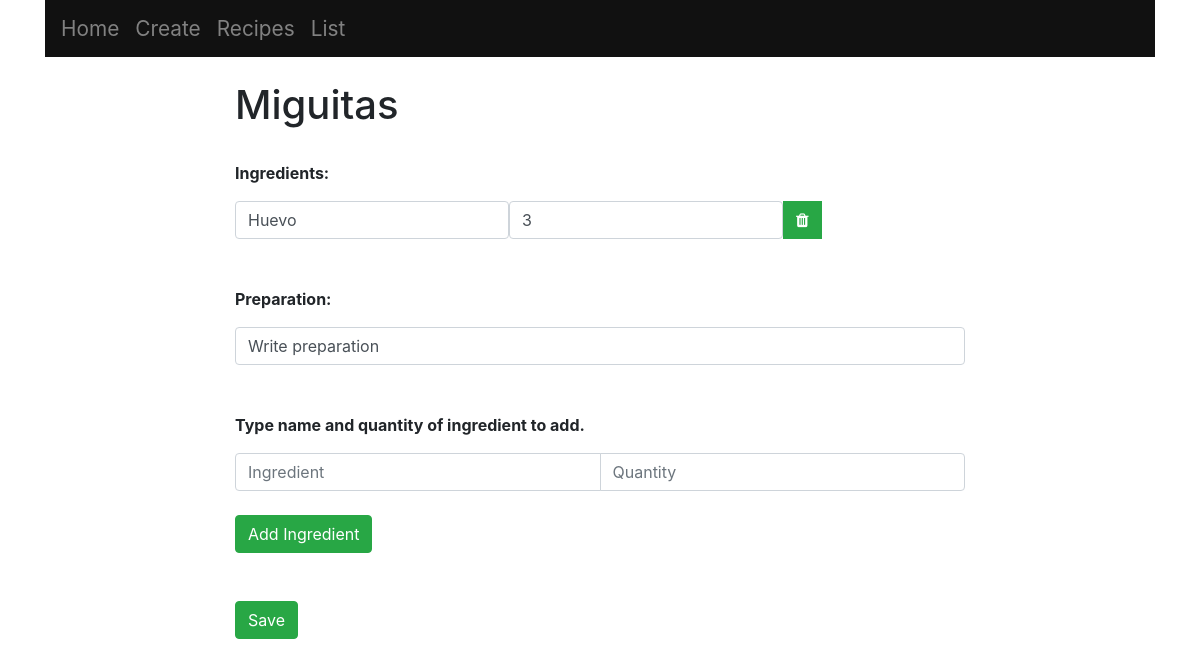
Page /2 on the earlier database version.
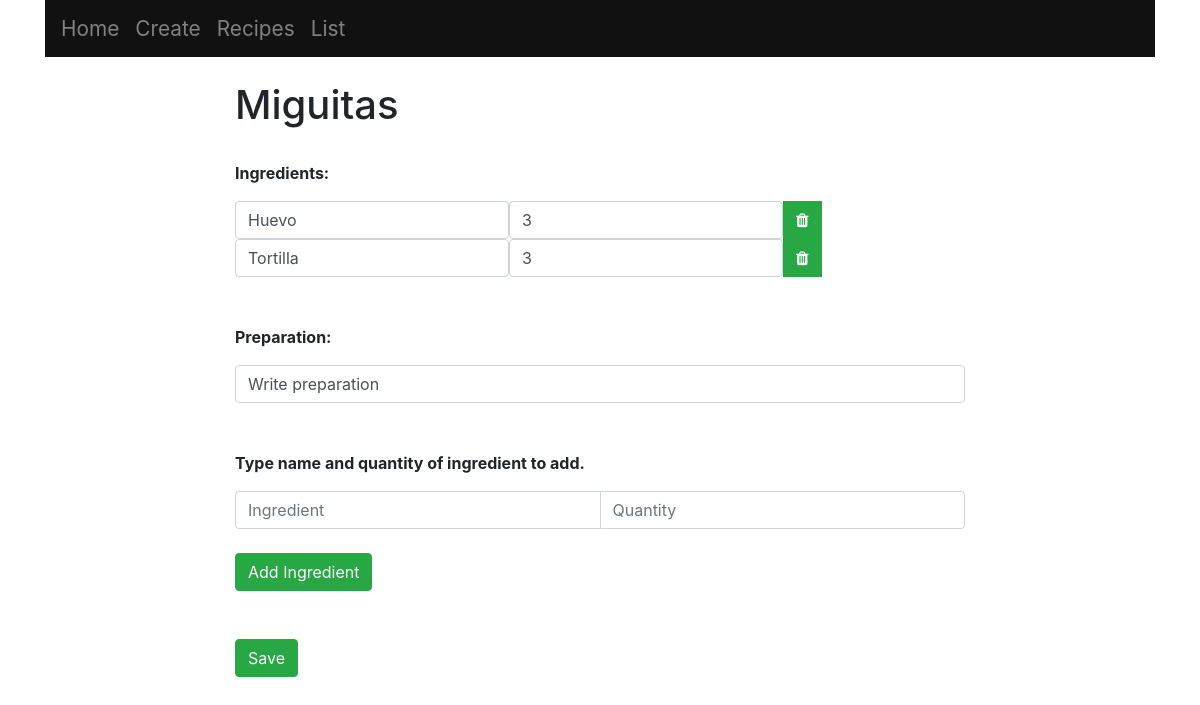
Same page on the later database version.
### main/models.py (models this page shows, shortened)
class Ingredient(models.Model):
	recipe = models.ForeignKey(Recipe, on_delete = models.CASCADE)
	text = models.CharField(max_length = 300)
	quantity = models.FloatField()

class Preparation(models.Model):
	recipe = models.ForeignKey(Recipe, on_delete = models.CASCADE)
	preparation = models.CharField(max_length = 1000)

### main/views.py (the view, shortened to what this page needs)
# urls.py: path("<int:id>", views.index, name = "index"),
def index(response, id):
	ls = Recipe.objects.get(id = id)
	return render(response, "main/list.html", {"ls":ls})

### main/templates/main/list.html (shortened to what this page needs)
{% extends "main/base.html" %}
{% block content %}
	<h1>{{ls.name}}</h1>
	<br>
	<p><b>Ingredients:</b></p>
	<form method="post", action="#">
		{% for ingredient in ls.ingredient_set.all %}
		<div class="input-group">
			<div class="input-group-prepend">
				<input type="text", name="t{{ingredient.id}}",  value="{{ingredient.text}}", class="form-control">
				<input type="number" value={{ingredient.quantity|floatformat:"-1"}} name="q{{ingredient.id}}", class="form-control", min="0", step="0.1">
				<button type="submit", name="delete", value="{{ingredient.id}}", class="btn btn-success"><i class="fa fa-trash"></i></button>
			</div>
		</div>
		{% endfor %}
		<br>
		<br>
		<p><b>Preparation:</b></p>
		{% for preparation in ls.preparation_set.all %}
			<input type="text", name="{{preparation.id}}",  value="{{preparation.preparation}}", class="form-control">
		{% endfor %}
		<br>
		<br>
		<p><b>Type name and quantity of ingredient to add.</b></p>
		<div class="input-group">
			<input type="text" name="new_ingredient", placeholder="Ingredient", class="form-control">
			<input type="number" name="new_quantity", placeholder="Quantity", class="form-control", min="0", step="0.1">
		</div>
		<br>
		<button type="submit", name="newIngredient", value="newIngredient", class="btn btn-success">Add Ingredient</button>
		<br>
		<br>
		<br>
		<button type="submit", name="save_ingredients", value="save_ingredients", class="btn btn-success">Save</button>
	</form>
{% endblock %}

Differences in the rows shown:
added Ingredient: text "Tortilla", quantity "3", {{ ingredient.id }} 6 (drawn)
